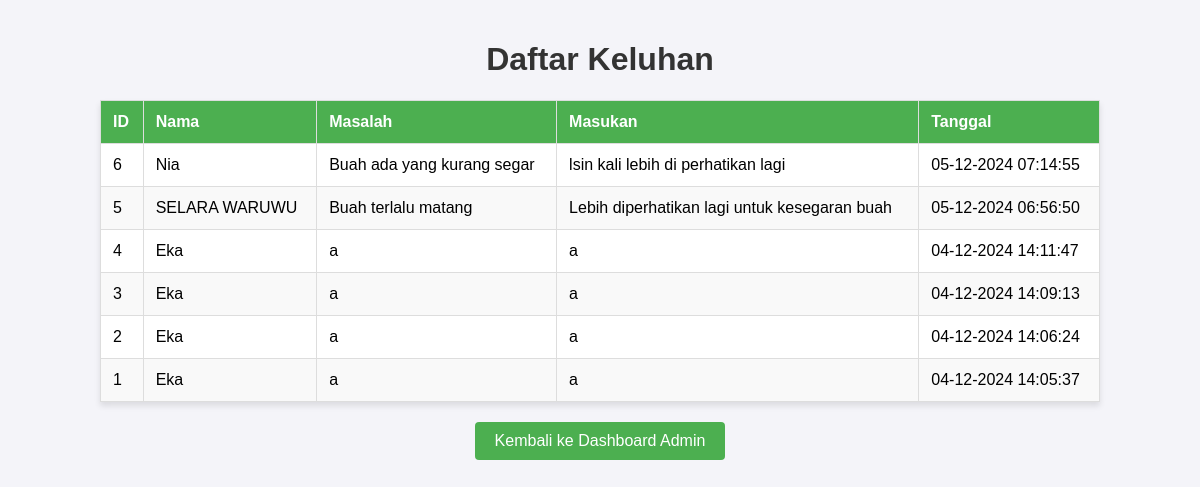
/keluhan.php, run on the app's committed database.
### tables this page shows
CREATE TABLE `keluhan` (
  `id` int(6) UNSIGNED NOT NULL,
  `nama` varchar(100) NOT NULL,
  `masalah` text NOT NULL,
  `masukan` text NOT NULL,
  `tanggal` timestamp NOT NULL DEFAULT current_timestamp()
);

### keluhan.php (the view, shortened to what this page needs)
<?php
include 'connect.php';
$sql = "SELECT id, nama, masalah, masukan, tanggal FROM keluhan ORDER BY tanggal DESC";
$stmt = $conn->prepare($sql);
$stmt->execute();
?>
<!DOCTYPE html>
<html lang="en">
<head>
</head>
<body>
    <div class="container">
        <h1>Daftar Keluhan</h1>
        <table>
            <thead>
                <tr>
                    <th>ID</th>
                    <th>Nama</th>
                    <th>Masalah</th>
                    <th>Masukan</th>
                    <th>Tanggal</th>
                </tr>
            </thead>
            <tbody>
                <?php while ($row = $stmt->fetch(PDO::FETCH_ASSOC)): ?>
                    <tr>
                        <td><?= htmlspecialchars($row['id']) ?></td>
                        <td><?= htmlspecialchars($row['nama']) ?></td>
                        <td><?= htmlspecialchars($row['masalah']) ?></td>
                        <td><?= htmlspecialchars($row['masukan']) ?></td>
                        <td><?= date("d-m-Y H:i:s", strtotime($row['tanggal'])) ?></td>
                    </tr>
                <?php endwhile; ?>
            </tbody>
        </table>
        <a href="admin_dashboard.php" class="back-button">Kembali ke Dashboard Admin</a>
    </div>
</body>
</html>

### keluhan.php (style rules this page uses)
body { font-family: Arial, sans-serif; background-color: #f4f4f9; margin: 0; padding: 20px; }
.container { max-width: 1000px; margin: auto; }
h1 { text-align: center; color: #333; }
table { width: 100%; border-collapse: collapse; margin-top: 20px; background-color: #fff; box-shadow: 0 4px 6px rgba(0, 0, 0, 0.1); }
table th, table td { padding: 12px; border: 1px solid #ddd; text-align: left; }
table th { background-color: #4CAF50; color: white; }
table tr:nth-child(even) { background-color: #f9f9f9; }
.back-button { display: block; width: fit-content; margin: 20px auto; padding: 10px 20px; font-size: 16px; color: white; background-color: #4CAF50; border: none; border-radius: 4px; text-decoration: none; text-align: center; transition: background-color 0.3s ease; }

### data on the page
keluhan: id "6", nama "Nia", masalah "Buah ada yang kurang segar", masukan "lsin kali lebih di perhatikan lagi", tanggal "05-12-2024 07:14:55"
keluhan: id "5", nama "SELARA WARUWU", masalah "Buah terlalu matang", masukan "Lebih diperhatikan lagi untuk kesegaran buah", tanggal "05-12-2024 06:56:50"
keluhan: id "4", nama "Eka", masalah "a", masukan "a", tanggal "04-12-2024 14:11:47"
keluhan: id "3", nama "Eka", masalah "a", masukan "a", tanggal "04-12-2024 14:09:13"
keluhan: id "2", nama "Eka", masalah "a", masukan "a", tanggal "04-12-2024 14:06:24"
keluhan: id "1", nama "Eka", masalah "a", masukan "a", tanggal "04-12-2024 14:05:37"
